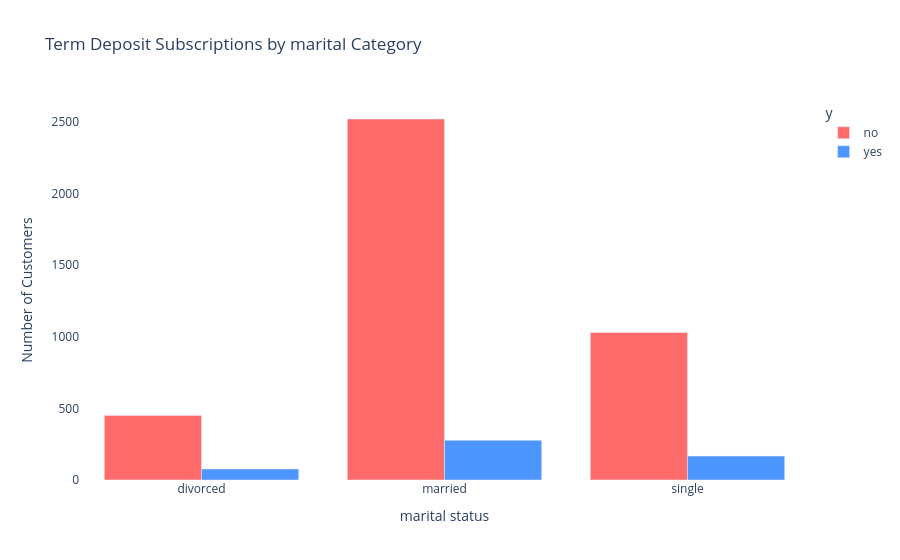

The code cell stored with this chart in its notebook:
### Code cell
# Group data for visualization
df_chart2 = df.groupby(['marital', 'y']).size().reset_index(name='count')

# Plot conversion across jobs
fig = px.bar(df_chart2, x='marital', y='count', color='y',
             title='Term Deposit Subscriptions by marital Category',
             labels={'count': 'Number of Customers', 'marital': 'marital status'},
             barmode='group',color_discrete_sequence=["#FF6B6B", "#4D96FF", "#6BCB77"])

# Hide grid lines for both axes
fig.update_xaxes(showgrid=False)
fig.update_yaxes(showgrid=False)

# Hide the background by setting transparency
fig.update_layout(
    plot_bgcolor="rgba(0, 0, 0, 0)",
    paper_bgcolor="rgba(0, 0, 0, 0)"
)

fig.show()

### Figure 1 — Plotly figure (JSON) as saved in the notebook; plotly's stock layout.template omitted (floating-point values rounded to 4 significant figures)
{"data": [{"alignmentgroup": "True", "hovertemplate": "y=no<br>marital status=%{x}<br>Number of Customers=%{y}<extra></extra>", "legendgroup": "no", "marker": {"color": "#FF6B6B", "pattern": {"shape": ""}}, "name": "no", "offsetgroup": "no", "orientation": "v", "showlegend": true, "textposition": "auto", "type": "bar", "x": ["divorced", "married", "single"], "xaxis": "x", "y": [451, 2520, 1029], "yaxis": "y"}, {"alignmentgroup": "True", "hovertemplate": "y=yes<br>marital status=%{x}<br>Number of Customers=%{y}<extra></extra>", "legendgroup": "yes", "marker": {"color": "#4D96FF", "pattern": {"shape": ""}}, "name": "yes", "offsetgroup": "yes", "orientation": "v", "showlegend": true, "textposition": "auto", "type": "bar", "x": ["divorced", "married", "single"], "xaxis": "x", "y": [77, 277, 167], "yaxis": "y"}], "layout": {"barmode": "group", "legend": {"title": {"text": "y"}, "tracegroupgap": 0}, "paper_bgcolor": "rgba(0, 0, 0, 0)", "plot_bgcolor": "rgba(0, 0, 0, 0)", "title": {"text": "Term Deposit Subscriptions by marital Category"}, "xaxis": {"anchor": "y", "domain": [0, 1], "showgrid": false, "title": {"text": "marital status"}}, "yaxis": {"anchor": "x", "domain": [0, 1], "showgrid": false, "title": {"text": "Number of Customers"}}}}
